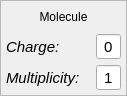
               <widget class="QFrame" name="frame">
                <property name="maximumSize">
                 <size>
                  <width>127</width>
                  <height>96</height>
                 </size>
                </property>
                <property name="frameShape">
                 <enum>QFrame::StyledPanel</enum>
                </property>
                <property name="frameShadow">
                 <enum>QFrame::Raised</enum>
                </property>
                <layout class="QGridLayout" name="gridLayout_27">
                 <property name="leftMargin">
                  <number>5</number>
                 </property>
                 <property name="topMargin">
                  <number>5</number>
                 </property>
                 <property name="rightMargin">
                  <number>5</number>
                 </property>
                 <property name="bottomMargin">
                  <number>5</number>
                 </property>
                 <item row="1" column="1">
                  <widget class="QLabel" name="label_33">
                   <property name="font">
                    <font>
                     <pointsize>11</pointsize>
                     <italic>true</italic>
                    </font>
                   </property>
                   <property name="text">
                    <string>Charge:</string>
                   </property>
                  </widget>
                 </item>
                 <item row="1" column="2">
                  <widget class="QLineEdit" name="lineEdit_charge">
                   <property name="minimumSize">
                    <size>
                     <width>25</width>
                     <height>25</height>
                    </size>
                   </property>
                   <property name="maximumSize">
                    <size>
                     <width>25</width>
                     <height>25</height>
                    </size>
                   </property>
                   <property name="font">
                    <font>
                     <pointsize>11</pointsize>
                    </font>
                   </property>
                   <property name="text">
                    <string>0</string>
                   </property>
                   <property name="alignment">
                    <set>Qt::AlignCenter</set>
                   </property>
                  </widget>
                 </item>
                 <item row="2" column="1">
                  <widget class="QLabel" name="label_34">
                   <property name="font">
                    <font>
                     <pointsize>11</pointsize>
                     <italic>true</italic>
                    </font>
                   </property>
                   <property name="text">
                    <string>Multiplicity:</string>
                   </property>
                  </widget>
                 </item>
                 <item row="2" column="2">
                  <widget class="QLineEdit" name="lineEdit_multiplicity">
                   <property name="minimumSize">
                    <size>
                     <width>25</width>
                     <height>25</height>
                    </size>
                   </property>
                   <property name="maximumSize">
                    <size>
                     <width>25</width>
                     <height>25</height>
                    </size>
                   </property>
                   <property name="font">
                    <font>
                     <pointsize>11</pointsize>
                    </font>
                   </property>
                   <property name="text">
                    <string>1</string>
                   </property>
                   <property name="alignment">
                    <set>Qt::AlignCenter</set>
                   </property>
                  </widget>
                 </item>
                 <item row="0" column="1" colspan="2">
                  <widget class="QLabel" name="label_32">
                   <property name="text">
                    <string>Molecule</string>
                   </property>
                   <property name="alignment">
                    <set>Qt::AlignCenter</set>
                   </property>
                  </widget>
                 </item>
                </layout>
               </widget>
